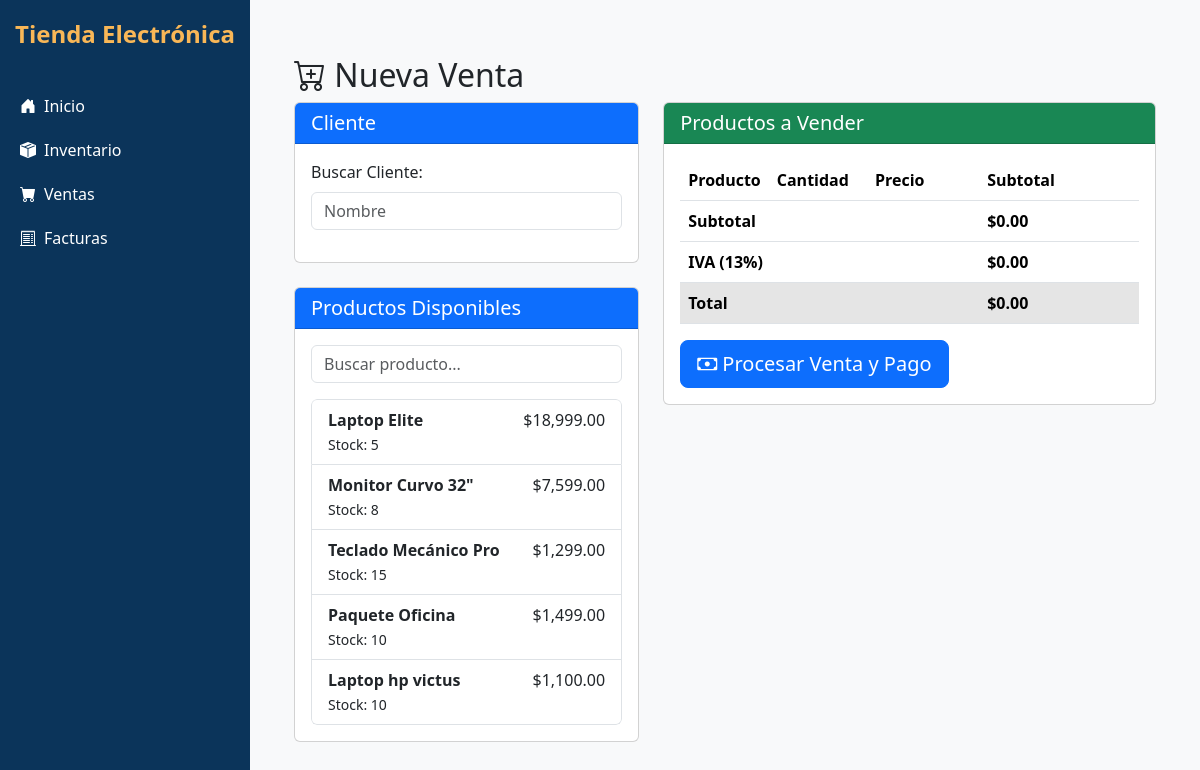
The page /public/ventas/?action=crear on the database as committed earlier.
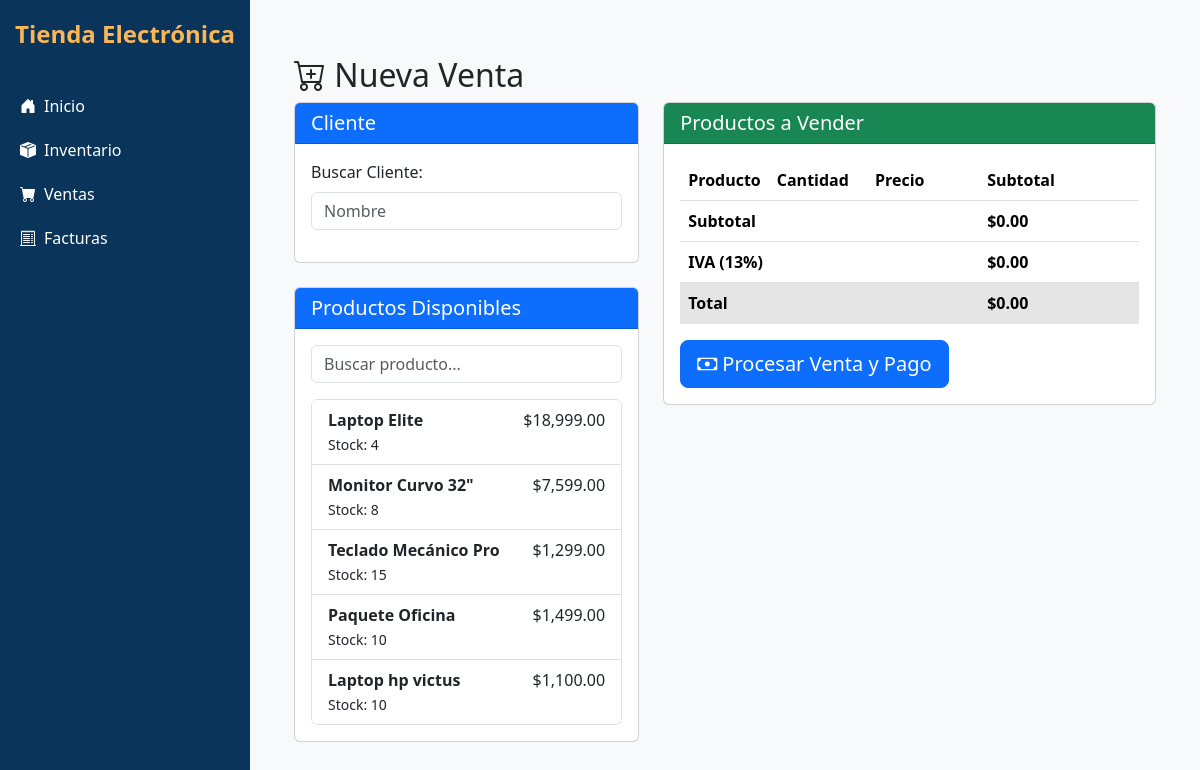
The same page on the database as committed later.
### tables this page shows
CREATE TABLE `inventario`  (
  `id_producto` int(11) NOT NULL AUTO_INCREMENT,
  `nombre` varchar(100) NOT NULL,
  `descripcion` text NULL DEFAULT NULL,
  `precio` decimal(10, 2) NOT NULL,
  `costo` decimal(10, 2) NULL DEFAULT NULL,
  `stock` int(11) NOT NULL DEFAULT 0,
  `categoria` varchar(50) NULL DEFAULT NULL,
  `proveedor` varchar(100) NULL DEFAULT NULL,
  `fecha_ingreso` timestamp(0) NOT NULL DEFAULT current_timestamp,
  `estado` tinyint(1) NULL DEFAULT NULL,
  PRIMARY KEY (`id_producto`) USING BTREE
);

### config/path.php (called while the page is built, shortened)
<?php
function url($path = '') {
    return BASE_URL . ltrim($path, '/');
}
function asset($path = '') {
    return ASSETS_URL . ltrim($path, '/');
}
?>

### models/BaseModel.php (called while the page is built, shortened)
<?php
require_once __DIR__ . '/../config/path.php';
require_once ROOT_PATH . '/config/database.php';
abstract class BaseModel {
    public function __construct() {
        $database = new Database();
        $this->db = $database->connect();
    }
}
?>

### config/database.php (called while the page is built, shortened)
<?php
class Database {
    private $host;
    private $db_name;
    private $username;
    private $password;
    public function __construct() {
        $this->host = getenv('DB_HOST') ?: 'localhost';
        $this->db_name = getenv('DB_NAME') ?: 'crud_ventas';
        $this->username = getenv('DB_USER') ?: 'root';
        $this->password = getenv('DB_PASSWORD') ?: '';
    }
    public function connect() {
        $this->conn = null;
        try {
            $this->conn = new PDO(
                'mysql:host=' . $this->host . ';dbname=' . $this->db_name,
                $this->username,
                $this->password
            );
            $this->conn->setAttribute(PDO::ATTR_ERRMODE, PDO::ERRMODE_EXCEPTION);
            $this->conn->exec("SET NAMES 'utf8'");
        } catch(PDOException $e) {
            error_log('Error de conexión: ' . $e->getMessage());
            die('Error al conectar con la base de datos');
        }
        return $this->conn;
    }
}
?>

### models/Inventario.php (called while the page is built, shortened)
<?php
require_once 'BaseModel.php';
class Inventario extends BaseModel {
    protected $table = 'inventario';
      public function getProductosDisponibles() {
        $query = "SELECT * FROM {$this->table} WHERE stock > 0 AND estado = 1";
        $stmt = $this->db->prepare($query);
        $stmt->execute();
        return $stmt->fetchAll(PDO::FETCH_ASSOC);
    }
}
?>

### views/ventas/crear.php (the view, shortened to what this page needs)
<?php include '../../includes/header.php'; ?>
<div class="container mt-4">
    <h2><i class="bi bi-cart-plus"></i> Nueva Venta</h2>
    <div class="row">
        <div class="col-md-5">
            <div class="card mb-4">
                <div class="card-header bg-primary text-white">
                    <h5 class="mb-0">Cliente</h5>
                </div>
                <div class="card-body">
                    <div class="mb-3">
                        <label class="form-label">Buscar Cliente:</label>
                        <input type="text" id="buscarCliente" class="form-control" placeholder="Nombre">
                    </div>
                </div>
            </div>
            <div class="card">
                <div class="card-header bg-primary text-white">
                    <h5 class="mb-0">Productos Disponibles</h5>
                </div>
                <div class="card-body">
                    <div class="mb-3">
                        <input type="text" id="buscarProducto" class="form-control" placeholder="Buscar producto...">
                    </div>
                    <div id="productosDisponibles" class="list-group" style="max-height: 400px; overflow-y: auto;">
                        <?php foreach($productosDisponibles as $producto): ?>
                        <div class="list-group-item producto-item"
                             data-id="<?= $producto['id_producto'] ?>"
                             data-nombre="<?= htmlspecialchars($producto['nombre']) ?>"
                             data-precio="<?= $producto['precio'] ?>"
                             data-stock="<?= $producto['stock'] ?>">
                            <div class="d-flex justify-content-between">
                                <div>
                                    <strong><?= htmlspecialchars($producto['nombre']) ?></strong><br>
                                    <small>Stock: <?= $producto['stock'] ?></small>
                                </div>
                                <div class="text-end">
                                    $<?= number_format($producto['precio'], 2) ?>
                                </div>
                            </div>
                        </div>
                        <?php endforeach; ?>
                    </div>
                </div>
            </div>
        </div>
        <div class="col-md-7">
            <div class="card">
                <div class="card-header bg-success text-white">
                    <h5 class="mb-0">Productos a Vender</h5>
                </div>
                <div class="card-body">
                    <form id="formVenta">
                        <table class="table" id="tablaProductosVenta">
                            <thead>
                                <tr>
                                    <th>Producto</th>
                                    <th width="100">Cantidad</th>
                                    <th width="120">Precio</th>
                                    <th width="120">Subtotal</th>
                                    <th width="50"></th>
                                </tr>
                            </thead>
                            <tfoot>
                                <tr>
                                    <th colspan="3">Subtotal</th>
                                    <th id="subtotal">$0.00</th>
                                    <th></th>
                                </tr>
                                <tr>
                                    <th colspan="3">IVA (13%)</th>
                                    <th id="iva">$0.00</th>
                                    <th></th>
                                </tr>
                                <tr class="table-active">
                                    <th colspan="3">Total</th>
                                    <th id="total">$0.00</th>
                                    <th></th>
                                </tr>
                            </tfoot>
                        </table>
                        <button type="button" id="btnProcesarVenta" class="btn btn-primary btn-lg">
                            <i class="bi bi-cash"></i> Procesar Venta y Pago
                        </button>
                    </form>
                </div>
            </div>
        </div>
    </div>
</div>
<?php include '../../includes/footer.php'; ?>

### public/ventas/index.php (shortened to what this page needs)
<?php
require_once realpath(dirname(__DIR__, 2)) . DIRECTORY_SEPARATOR . 'config' . DIRECTORY_SEPARATOR . 'path.php';
try {
    $controller = new VentaController();
    if (isset($_GET['action'])) {
        $action = $_GET['action'];
        switch($action) {
            case 'crear':
                $controller->crear();
                break;
        }
    } else {
        $controller->index();
    }
} catch (Exception $e) {
    die("Error: " . $e->getMessage());
}
?>

### controllers/VentaController.php (shortened to what this page needs)
<?php
require_once realpath(dirname(__DIR__)) . DIRECTORY_SEPARATOR . 'config' . DIRECTORY_SEPARATOR . 'path.php';
try {
class VentaController {
    private $modelVenta;
    private $modelInventario;
    private $modelFactura;
    public function __construct() {
        $this->modelVenta = new Venta();
        $this->modelInventario = new Inventario();
        $this->modelFactura = new Factura();
    }
    public function crear() {
        if($_SERVER['REQUEST_METHOD'] === 'POST') {
            $idCliente = $_POST['id_cliente'] ?? null;
            $productos = json_decode($_POST['productos'], true);
            $idVenta = $this->modelVenta->crearVenta($idCliente, $productos);
            if($idVenta) {
                $idFactura = $this->modelFactura->crear($idVenta);
                if(!$idFactura) {
                    error_log("Advertencia: No se pudo generar la factura para la venta ID: $idVenta");
                }
                $_SESSION['success'] = 'Venta registrada correctamente. ID: ' . $idVenta;
                header('Location: ' . url('views/ventas/detalle.php?id=' . $idVenta));
                exit();
            } else {
                $_SESSION['error'] = 'Error al registrar la venta';
                header('Location: ' . url('views/ventas/crear.php'));
                exit();
            }
        } else {
            $productosDisponibles = $this->modelInventario->getProductosDisponibles();
            require_once VIEWS_PATH . '/ventas/crear.php';
        }
    }
}
} catch (Exception $e) {
    die("Error en VentaController: " . $e->getMessage());
}
?>

### includes/header.php (shortened to what this page needs)
<?php
require_once realpath(dirname(__DIR__)) . DIRECTORY_SEPARATOR . 'config' . DIRECTORY_SEPARATOR . 'path.php';
?>
<!DOCTYPE html>
<html lang="es">
<head>
    <link href="https://cdn.jsdelivr.net/npm/bootstrap@5.3.3/dist/css/bootstrap.min.css" rel="stylesheet">
    <link href="https://cdn.jsdelivr.net/npm/bootstrap-icons@1.11.3/font/bootstrap-icons.css" rel="stylesheet">
    <link href="<?= asset('css/sidebar.css') ?>" rel="stylesheet">
</head>
<body>
    <div class="sidebar">
        <div class="logo">
            <strong>Tienda Electrónica</strong>
        </div>
        <a href="<?= url('views/dashboard.php') ?>"><i class="bi bi-house-door-fill me-2"></i>Inicio</a>
        <a href="<?= url('views/inventario.php') ?>"><i class="bi bi-box-seam-fill me-2"></i>Inventario</a>
        <a href="<?= VENTAS_URL ?>"><i class="bi bi-cart-fill me-2"></i>Ventas</a>
        <a href="<?= FACTURAS_URL ?>"><i class="bi bi-receipt-cutoff me-2"></i>Facturas</a>
    </div>
    <div class="content">

### includes/footer.php (shortened to what this page needs)
    </div>
</body>
</html>

### public/assets/css/sidebar.css (style rules this page uses)
body { display: flex; }
.sidebar { min-width: 250px; max-width: 250px; height: 100vh; background-color: #0b345a; padding-top: 1rem; }
.sidebar a { color: white; text-decoration: none; padding: 10px 20px; display: block; }
.content { flex-grow: 1; padding: 2rem; background-color: #f8f9fa; }
.sidebar .logo { text-align: center; font-size: 1.5rem; color: #f9b757; margin-bottom: 2rem; }

Rows that differ between the two databases and show on the page:
changed inventario "Laptop Elite": stock "5" → "4"
